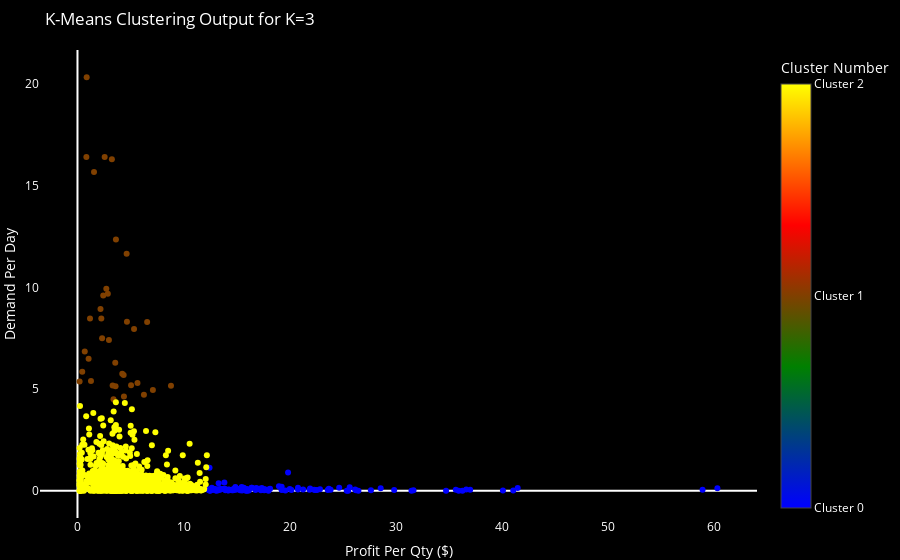

This figure's notebook cell:
### Markdown cell above
## Clustering

### Code cell
# Define the KMeans model with K=3
model= KMeans(n_clusters=3, random_state=142) 

# Fit the data and extract clusters
y_kmeans= model.fit_predict(cluster_ip_data[['ProfitPerQty','DemandPerDay']]) 
cluster_ip_data['cluster_number']= y_kmeans
df['cluster_number']= y_kmeans
display(df.cluster_number.value_counts().reset_index().rename(columns={'index':'Cluster Number', 'cluster_number':'Count'}))

# Creating interactive plot
cluster_colors = ['blue', 'green', 'red', 'yellow']


trace = go.Scatter(
    x=df.ProfitPerQty,
    y=df.DemandPerDay,
    mode='markers',
    marker=dict(
        color=df.cluster_number,
        colorscale=[[i / (len(cluster_colors) - 1), cluster_colors[i]] for i in range(len(cluster_colors))],  # Define custom discrete colorscale
        colorbar=dict(
            title='Cluster Number',
            tickvals=list(range(len(cluster_colors))),  # Set tick values for discrete clusters
            ticktext=['Cluster {}'.format(i) for i in range(len(cluster_colors))]  # Set tick labels for discrete clusters
        )
    )
)

# Create layout
layout = go.Layout(
    title="K-Means Clustering Output for K=3",
    xaxis=dict(title='Profit Per Qty ($)'),
    yaxis=dict(title='Demand Per Day'),
    margin=dict(l=10, r=0, t=50, b=0),
    plot_bgcolor='black',  # Set background color to black
    paper_bgcolor='black',  # Set paper color to black (the area outside the plot)
    font=dict(color='white'),  # Set text color to white
    xaxis_showgrid=False,  # Hide x-axis gridlines
    yaxis_showgrid=False  # Hide y-axis gridlines
)

# Create figure
fig = go.Figure(data=[trace], layout=layout)
fig.show()
fig.write_html("kmeans_cluster_3.html")

### Figure 1 — Plotly figure (JSON) as saved in the notebook; plotly's stock layout.template omitted (floating-point values rounded to 4 significant figures; data arrays with more than 128 entries replaced by an {"elided": "..."} marker saying what was removed)
{"data": [{"marker": {"color": {"elided": "1810 int values"}, "colorbar": {"ticktext": ["Cluster 0", "Cluster 1", "Cluster 2", "Cluster 3"], "tickvals": [0, 1, 2, 3], "title": {"text": "Cluster Number"}}, "colorscale": [[0, "blue"], [0.3333, "green"], [0.6667, "red"], [1, "yellow"]]}, "mode": "markers", "type": "scatter", "x": {"elided": "1810 float values"}, "y": {"elided": "1810 float values"}}], "layout": {"font": {"color": "white"}, "margin": {"b": 0, "l": 10, "r": 0, "t": 50}, "paper_bgcolor": "black", "plot_bgcolor": "black", "title": {"text": "K-Means Clustering Output for K=3"}, "xaxis": {"showgrid": false, "title": {"text": "Profit Per Qty ($)"}}, "yaxis": {"showgrid": false, "title": {"text": "Demand Per Day"}}}}
